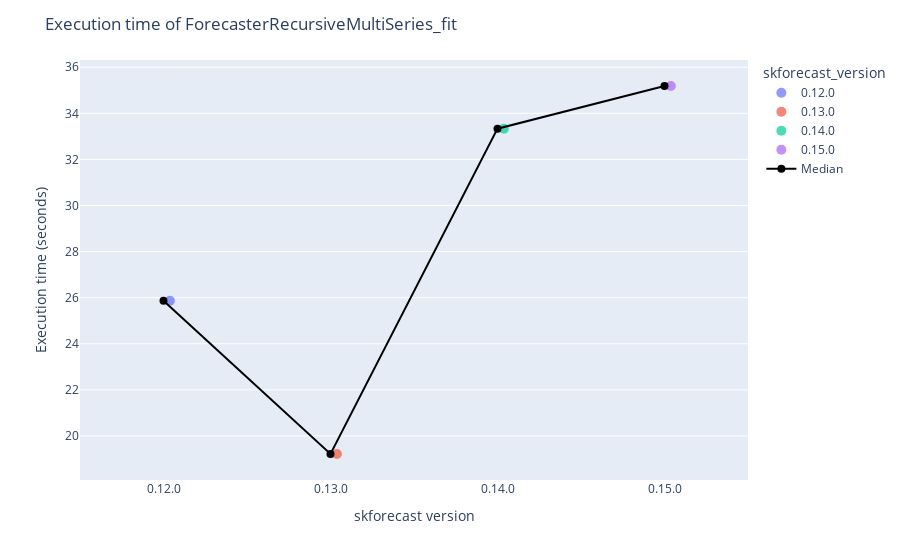
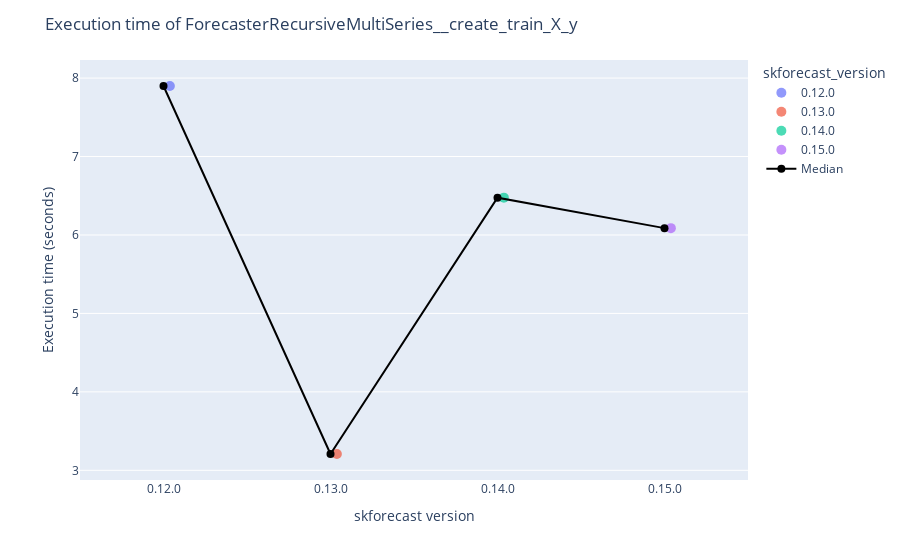
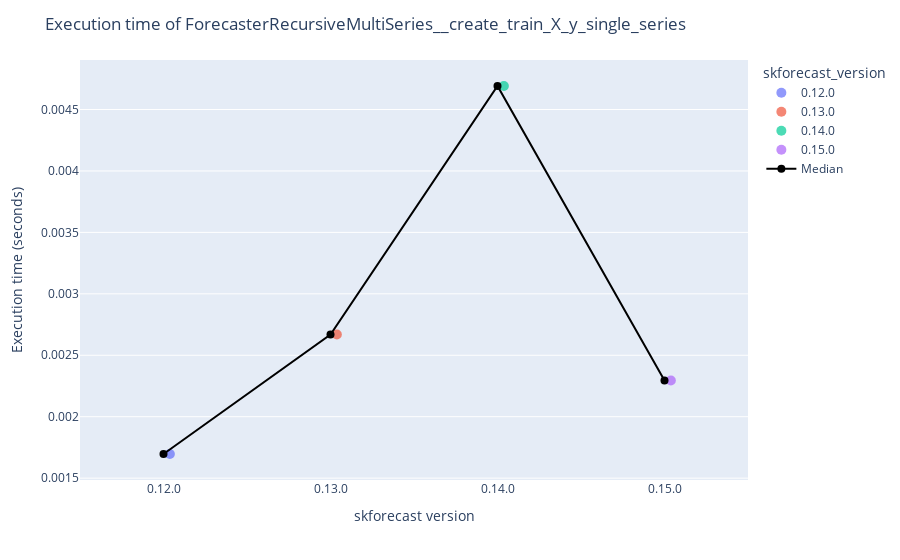
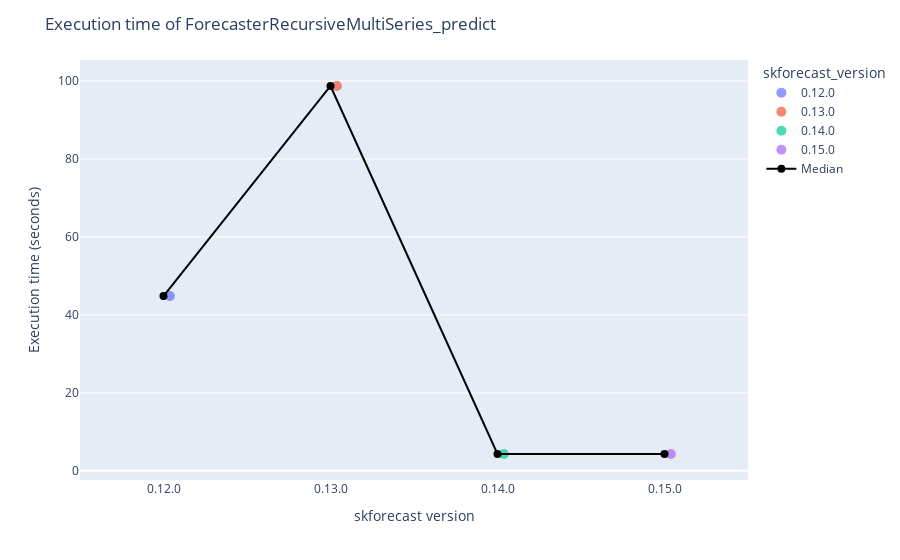

The cell these charts' notebook holds for them, in order:
### Code cell
# Plot results
# ==============================================================================
all_results = [
    results_fit,
    results_create_train_X_y,
    results_create_train_X_y_single_series,
    results_predict
]

for df in all_results:
    function_name = df['function_name'].values[0]
    plot_benchmark_results(df, function_name)

### Figure 1 — Plotly figure (JSON) as saved in the notebook; plotly's stock layout.template omitted (floating-point values rounded to 4 significant figures)
{"data": [{"alignmentgroup": "True", "boxpoints": "all", "customdata": [["ForecasterAutoregMultiSeries", "ForecasterRecursiveMultiSeries_fit", "9116025f6245102cf34def186c7b92d4", 2.865, "2025-04-22T10:26:44.758159", "3.12.9", "1.26.4", "2.2.3", "1.4.2", "4.6.0", "Linux-6.11.0-21-generic-x86_64-with-glibc2.39", "x86_64", 8, 8.2]], "fillcolor": "rgba(255,255,255,0)", "hoveron": "points", "hovertemplate": "skforecast_version=%{x}<br>run_time_avg=%{y}<br>forecaster_name=%{customdata[0]}<br>function_name=%{customdata[1]}<br>function_hash=%{customdata[2]}<br>run_time_std_dev=%{customdata[3]}<br>datetime=%{customdata[4]}<br>python_version=%{customdata[5]}<br>numpy_version=%{customdata[6]}<br>pandas_version=%{customdata[7]}<br>sklearn_version=%{customdata[8]}<br>lightgbm_version=%{customdata[9]}<br>platform=%{customdata[10]}<br>processor=%{customdata[11]}<br>cpu_count=%{customdata[12]}<br>memory_gb=%{customdata[13]}<extra></extra>", "jitter": true, "legendgroup": "0.12.0", "line": {"color": "rgba(255,255,255,0)"}, "marker": {"color": "#636efa", "opacity": 0.7, "size": 10}, "name": "0.12.0", "offsetgroup": "0.12.0", "orientation": "v", "pointpos": 0, "showlegend": true, "type": "box", "x": ["0.12.0"], "x0": " ", "xaxis": "x", "y": [25.87], "y0": " ", "yaxis": "y"}, {"alignmentgroup": "True", "boxpoints": "all", "customdata": [["ForecasterAutoregMultiSeries", "ForecasterRecursiveMultiSeries_fit", "9116025f6245102cf34def186c7b92d4", 1.323, "2025-04-22T10:35:07.479424", "3.12.9", "1.26.4", "2.2.3", "1.4.2", "4.6.0", "Linux-6.11.0-21-generic-x86_64-with-glibc2.39", "x86_64", 8, 8.2]], "fillcolor": "rgba(255,255,255,0)", "hoveron": "points", "hovertemplate": "skforecast_version=%{x}<br>run_time_avg=%{y}<br>forecaster_name=%{customdata[0]}<br>function_name=%{customdata[1]}<br>function_hash=%{customdata[2]}<br>run_time_std_dev=%{customdata[3]}<br>datetime=%{customdata[4]}<br>python_version=%{customdata[5]}<br>numpy_version=%{customdata[6]}<br>pandas_version=%{customdata[7]}<br>sklearn_version=%{customdata[8]}<br>lightgbm_version=%{customdata[9]}<br>platform=%{customdata[10]}<br>processor=%{customdata[11]}<br>cpu_count=%{customdata[12]}<br>memory_gb=%{customdata[13]}<extra></extra>", "jitter": true, "legendgroup": "0.13.0", "line": {"color": "rgba(255,255,255,0)"}, "marker": {"color": "#EF553B", "opacity": 0.7, "size": 10}, "name": "0.13.0", "offsetgroup": "0.13.0", "orientation": "v", "pointpos": 0, "showlegend": true, "type": "box", "x": ["0.13.0"], "x0": " ", "xaxis": "x", "y": [19.22], "y0": " ", "yaxis": "y"}, {"alignmentgroup": "True", "boxpoints": "all", "customdata": [["ForecasterRecursiveMultiSeries", "ForecasterRecursiveMultiSeries_fit", "9116025f6245102cf34def186c7b92d4", 0.3531, "2025-04-22T10:47:27.132210", "3.12.9", "1.26.4", "2.2.3", "1.4.2", "4.6.0", "Linux-6.11.0-21-generic-x86_64-with-glibc2.39", "x86_64", 8, 8.2]], "fillcolor": "rgba(255,255,255,0)", "hoveron": "points", "hovertemplate": "skforecast_version=%{x}<br>run_time_avg=%{y}<br>forecaster_name=%{customdata[0]}<br>function_name=%{customdata[1]}<br>function_hash=%{customdata[2]}<br>run_time_std_dev=%{customdata[3]}<br>datetime=%{customdata[4]}<br>python_version=%{customdata[5]}<br>numpy_version=%{customdata[6]}<br>pandas_version=%{customdata[7]}<br>sklearn_version=%{customdata[8]}<br>lightgbm_version=%{customdata[9]}<br>platform=%{customdata[10]}<br>processor=%{customdata[11]}<br>cpu_count=%{customdata[12]}<br>memory_gb=%{customdata[13]}<extra></extra>", "jitter": true, "legendgroup": "0.14.0", "line": {"color": "rgba(255,255,255,0)"}, "marker": {"color": "#00cc96", "opacity": 0.7, "size": 10}, "name": "0.14.0", "offsetgroup": "0.14.0", "orientation": "v", "pointpos": 0, "showlegend": true, "type": "box", "x": ["0.14.0"], "x0": " ", "xaxis": "x", "y": [33.33], "y0": " ", "yaxis": "y"}, {"alignmentgroup": "True", "boxpoints": "all", "customdata": [["ForecasterRecursiveMultiSeries", "ForecasterRecursiveMultiSeries_fit", "9116025f6245102cf34def186c7b92d4", 2.375, "2025-04-22T11:02:21.542317", "3.12.9", "1.26.4", "2.2.3", "1.4.2", "4.6.0", "Linux-6.11.0-21-generic-x86_64-with-glibc2.39", "x86_64", 8, 8.2]], "fillcolor": "rgba(255,255,255,0)", "hoveron": "points", "hovertemplate": "skforecast_version=%{x}<br>run_time_avg=%{y}<br>forecaster_name=%{customdata[0]}<br>function_name=%{customdata[1]}<br>function_hash=%{customdata[2]}<br>run_time_std_dev=%{customdata[3]}<br>datetime=%{customdata[4]}<br>python_version=%{customdata[5]}<br>numpy_version=%{customdata[6]}<br>pandas_version=%{customdata[7]}<br>sklearn_version=%{customdata[8]}<br>lightgbm_version=%{customdata[9]}<br>platform=%{customdata[10]}<br>processor=%{customdata[11]}<br>cpu_count=%{customdata[12]}<br>memory_gb=%{customdata[13]}<extra></extra>", "jitter": true, "legendgroup": "0.15.0", "line": {"color": "rgba(255,255,255,0)"}, "marker": {"color": "#ab63fa", "opacity": 0.7, "size": 10}, "name": "0.15.0", "offsetgroup": "0.15.0", "orientation": "v", "pointpos": 0, "showlegend": true, "type": "box", "x": ["0.15.0"], "x0": " ", "xaxis": "x", "y": [35.19], "y0": " ", "yaxis": "y"}, {"line": {"color": "black", "width": 2}, "marker": {"size": 8}, "mode": "lines+markers", "name": "Median", "showlegend": true, "type": "scatter", "x": ["0.12.0", "0.13.0", "0.14.0", "0.15.0"], "y": [25.87, 19.22, 33.33, 35.19]}], "layout": {"boxmode": "overlay", "legend": {"title": {"text": "skforecast_version"}, "tracegroupgap": 0}, "margin": {"t": 60}, "showlegend": true, "title": {"text": "Execution time of ForecasterRecursiveMultiSeries_fit"}, "xaxis": {"anchor": "y", "categoryarray": ["0.12.0", "0.13.0", "0.14.0", "0.15.0"], "categoryorder": "array", "domain": [0, 1], "title": {"text": "skforecast version"}}, "yaxis": {"anchor": "x", "domain": [0, 1], "title": {"text": "Execution time (seconds)"}}}}

### Figure 2 — Plotly figure (JSON) as saved in the notebook; plotly's stock layout.template omitted (floating-point values rounded to 4 significant figures)
{"data": [{"alignmentgroup": "True", "boxpoints": "all", "customdata": [["ForecasterAutoregMultiSeries", "ForecasterRecursiveMultiSeries__create_train_X_y", "4a8c36acbc091440dc5b56ca74b607b2", 0.5601, "2025-04-22T10:28:54.121233", "3.12.9", "1.26.4", "2.2.3", "1.4.2", "4.6.0", "Linux-6.11.0-21-generic-x86_64-with-glibc2.39", "x86_64", 8, 8.2]], "fillcolor": "rgba(255,255,255,0)", "hoveron": "points", "hovertemplate": "skforecast_version=%{x}<br>run_time_avg=%{y}<br>forecaster_name=%{customdata[0]}<br>function_name=%{customdata[1]}<br>function_hash=%{customdata[2]}<br>run_time_std_dev=%{customdata[3]}<br>datetime=%{customdata[4]}<br>python_version=%{customdata[5]}<br>numpy_version=%{customdata[6]}<br>pandas_version=%{customdata[7]}<br>sklearn_version=%{customdata[8]}<br>lightgbm_version=%{customdata[9]}<br>platform=%{customdata[10]}<br>processor=%{customdata[11]}<br>cpu_count=%{customdata[12]}<br>memory_gb=%{customdata[13]}<extra></extra>", "jitter": true, "legendgroup": "0.12.0", "line": {"color": "rgba(255,255,255,0)"}, "marker": {"color": "#636efa", "opacity": 0.7, "size": 10}, "name": "0.12.0", "offsetgroup": "0.12.0", "orientation": "v", "pointpos": 0, "showlegend": true, "type": "box", "x": ["0.12.0"], "x0": " ", "xaxis": "x", "y": [7.899], "y0": " ", "yaxis": "y"}, {"alignmentgroup": "True", "boxpoints": "all", "customdata": [["ForecasterAutoregMultiSeries", "ForecasterRecursiveMultiSeries__create_train_X_y", "4a8c36acbc091440dc5b56ca74b607b2", 0.1971, "2025-04-22T10:36:43.582534", "3.12.9", "1.26.4", "2.2.3", "1.4.2", "4.6.0", "Linux-6.11.0-21-generic-x86_64-with-glibc2.39", "x86_64", 8, 8.2]], "fillcolor": "rgba(255,255,255,0)", "hoveron": "points", "hovertemplate": "skforecast_version=%{x}<br>run_time_avg=%{y}<br>forecaster_name=%{customdata[0]}<br>function_name=%{customdata[1]}<br>function_hash=%{customdata[2]}<br>run_time_std_dev=%{customdata[3]}<br>datetime=%{customdata[4]}<br>python_version=%{customdata[5]}<br>numpy_version=%{customdata[6]}<br>pandas_version=%{customdata[7]}<br>sklearn_version=%{customdata[8]}<br>lightgbm_version=%{customdata[9]}<br>platform=%{customdata[10]}<br>processor=%{customdata[11]}<br>cpu_count=%{customdata[12]}<br>memory_gb=%{customdata[13]}<extra></extra>", "jitter": true, "legendgroup": "0.13.0", "line": {"color": "rgba(255,255,255,0)"}, "marker": {"color": "#EF553B", "opacity": 0.7, "size": 10}, "name": "0.13.0", "offsetgroup": "0.13.0", "orientation": "v", "pointpos": 0, "showlegend": true, "type": "box", "x": ["0.13.0"], "x0": " ", "xaxis": "x", "y": [3.208], "y0": " ", "yaxis": "y"}, {"alignmentgroup": "True", "boxpoints": "all", "customdata": [["ForecasterRecursiveMultiSeries", "ForecasterRecursiveMultiSeries__create_train_X_y", "4a8c36acbc091440dc5b56ca74b607b2", 0.217, "2025-04-22T10:50:13.865410", "3.12.9", "1.26.4", "2.2.3", "1.4.2", "4.6.0", "Linux-6.11.0-21-generic-x86_64-with-glibc2.39", "x86_64", 8, 8.2]], "fillcolor": "rgba(255,255,255,0)", "hoveron": "points", "hovertemplate": "skforecast_version=%{x}<br>run_time_avg=%{y}<br>forecaster_name=%{customdata[0]}<br>function_name=%{customdata[1]}<br>function_hash=%{customdata[2]}<br>run_time_std_dev=%{customdata[3]}<br>datetime=%{customdata[4]}<br>python_version=%{customdata[5]}<br>numpy_version=%{customdata[6]}<br>pandas_version=%{customdata[7]}<br>sklearn_version=%{customdata[8]}<br>lightgbm_version=%{customdata[9]}<br>platform=%{customdata[10]}<br>processor=%{customdata[11]}<br>cpu_count=%{customdata[12]}<br>memory_gb=%{customdata[13]}<extra></extra>", "jitter": true, "legendgroup": "0.14.0", "line": {"color": "rgba(255,255,255,0)"}, "marker": {"color": "#00cc96", "opacity": 0.7, "size": 10}, "name": "0.14.0", "offsetgroup": "0.14.0", "orientation": "v", "pointpos": 0, "showlegend": true, "type": "box", "x": ["0.14.0"], "x0": " ", "xaxis": "x", "y": [6.476], "y0": " ", "yaxis": "y"}, {"alignmentgroup": "True", "boxpoints": "all", "customdata": [["ForecasterRecursiveMultiSeries", "ForecasterRecursiveMultiSeries__create_train_X_y", "4a8c36acbc091440dc5b56ca74b607b2", 0.1054, "2025-04-22T11:05:17.548659", "3.12.9", "1.26.4", "2.2.3", "1.4.2", "4.6.0", "Linux-6.11.0-21-generic-x86_64-with-glibc2.39", "x86_64", 8, 8.2]], "fillcolor": "rgba(255,255,255,0)", "hoveron": "points", "hovertemplate": "skforecast_version=%{x}<br>run_time_avg=%{y}<br>forecaster_name=%{customdata[0]}<br>function_name=%{customdata[1]}<br>function_hash=%{customdata[2]}<br>run_time_std_dev=%{customdata[3]}<br>datetime=%{customdata[4]}<br>python_version=%{customdata[5]}<br>numpy_version=%{customdata[6]}<br>pandas_version=%{customdata[7]}<br>sklearn_version=%{customdata[8]}<br>lightgbm_version=%{customdata[9]}<br>platform=%{customdata[10]}<br>processor=%{customdata[11]}<br>cpu_count=%{customdata[12]}<br>memory_gb=%{customdata[13]}<extra></extra>", "jitter": true, "legendgroup": "0.15.0", "line": {"color": "rgba(255,255,255,0)"}, "marker": {"color": "#ab63fa", "opacity": 0.7, "size": 10}, "name": "0.15.0", "offsetgroup": "0.15.0", "orientation": "v", "pointpos": 0, "showlegend": true, "type": "box", "x": ["0.15.0"], "x0": " ", "xaxis": "x", "y": [6.087], "y0": " ", "yaxis": "y"}, {"line": {"color": "black", "width": 2}, "marker": {"size": 8}, "mode": "lines+markers", "name": "Median", "showlegend": true, "type": "scatter", "x": ["0.12.0", "0.13.0", "0.14.0", "0.15.0"], "y": [7.899, 3.208, 6.476, 6.087]}], "layout": {"boxmode": "overlay", "legend": {"title": {"text": "skforecast_version"}, "tracegroupgap": 0}, "margin": {"t": 60}, "showlegend": true, "title": {"text": "Execution time of ForecasterRecursiveMultiSeries__create_train_X_y"}, "xaxis": {"anchor": "y", "categoryarray": ["0.12.0", "0.13.0", "0.14.0", "0.15.0"], "categoryorder": "array", "domain": [0, 1], "title": {"text": "skforecast version"}}, "yaxis": {"anchor": "x", "domain": [0, 1], "title": {"text": "Execution time (seconds)"}}}}

### Figure 3 — Plotly figure (JSON) as saved in the notebook; plotly's stock layout.template omitted (floating-point values rounded to 4 significant figures)
{"data": [{"alignmentgroup": "True", "boxpoints": "all", "customdata": [["ForecasterAutoregMultiSeries", "ForecasterRecursiveMultiSeries__create_train_X_y_single_series", "ea2ceb1c912245376ba4cea7595175be", 0.0002526, "2025-04-22T10:29:58.468421", "3.12.9", "1.26.4", "2.2.3", "1.4.2", "4.6.0", "Linux-6.11.0-21-generic-x86_64-with-glibc2.39", "x86_64", 8, 8.2]], "fillcolor": "rgba(255,255,255,0)", "hoveron": "points", "hovertemplate": "skforecast_version=%{x}<br>run_time_avg=%{y}<br>forecaster_name=%{customdata[0]}<br>function_name=%{customdata[1]}<br>function_hash=%{customdata[2]}<br>run_time_std_dev=%{customdata[3]}<br>datetime=%{customdata[4]}<br>python_version=%{customdata[5]}<br>numpy_version=%{customdata[6]}<br>pandas_version=%{customdata[7]}<br>sklearn_version=%{customdata[8]}<br>lightgbm_version=%{customdata[9]}<br>platform=%{customdata[10]}<br>processor=%{customdata[11]}<br>cpu_count=%{customdata[12]}<br>memory_gb=%{customdata[13]}<extra></extra>", "jitter": true, "legendgroup": "0.12.0", "line": {"color": "rgba(255,255,255,0)"}, "marker": {"color": "#636efa", "opacity": 0.7, "size": 10}, "name": "0.12.0", "offsetgroup": "0.12.0", "orientation": "v", "pointpos": 0, "showlegend": true, "type": "box", "x": ["0.12.0"], "x0": " ", "xaxis": "x", "y": [0.001697], "y0": " ", "yaxis": "y"}, {"alignmentgroup": "True", "boxpoints": "all", "customdata": [["ForecasterAutoregMultiSeries", "ForecasterRecursiveMultiSeries__create_train_X_y_single_series", "ea2ceb1c912245376ba4cea7595175be", 0.0005398, "2025-04-22T10:37:15.238493", "3.12.9", "1.26.4", "2.2.3", "1.4.2", "4.6.0", "Linux-6.11.0-21-generic-x86_64-with-glibc2.39", "x86_64", 8, 8.2]], "fillcolor": "rgba(255,255,255,0)", "hoveron": "points", "hovertemplate": "skforecast_version=%{x}<br>run_time_avg=%{y}<br>forecaster_name=%{customdata[0]}<br>function_name=%{customdata[1]}<br>function_hash=%{customdata[2]}<br>run_time_std_dev=%{customdata[3]}<br>datetime=%{customdata[4]}<br>python_version=%{customdata[5]}<br>numpy_version=%{customdata[6]}<br>pandas_version=%{customdata[7]}<br>sklearn_version=%{customdata[8]}<br>lightgbm_version=%{customdata[9]}<br>platform=%{customdata[10]}<br>processor=%{customdata[11]}<br>cpu_count=%{customdata[12]}<br>memory_gb=%{customdata[13]}<extra></extra>", "jitter": true, "legendgroup": "0.13.0", "line": {"color": "rgba(255,255,255,0)"}, "marker": {"color": "#EF553B", "opacity": 0.7, "size": 10}, "name": "0.13.0", "offsetgroup": "0.13.0", "orientation": "v", "pointpos": 0, "showlegend": true, "type": "box", "x": ["0.13.0"], "x0": " ", "xaxis": "x", "y": [0.002668], "y0": " ", "yaxis": "y"}, {"alignmentgroup": "True", "boxpoints": "all", "customdata": [["ForecasterRecursiveMultiSeries", "ForecasterRecursiveMultiSeries__create_train_X_y_single_series", "ea2ceb1c912245376ba4cea7595175be", 0.001672, "2025-04-22T10:51:19.558290", "3.12.9", "1.26.4", "2.2.3", "1.4.2", "4.6.0", "Linux-6.11.0-21-generic-x86_64-with-glibc2.39", "x86_64", 8, 8.2]], "fillcolor": "rgba(255,255,255,0)", "hoveron": "points", "hovertemplate": "skforecast_version=%{x}<br>run_time_avg=%{y}<br>forecaster_name=%{customdata[0]}<br>function_name=%{customdata[1]}<br>function_hash=%{customdata[2]}<br>run_time_std_dev=%{customdata[3]}<br>datetime=%{customdata[4]}<br>python_version=%{customdata[5]}<br>numpy_version=%{customdata[6]}<br>pandas_version=%{customdata[7]}<br>sklearn_version=%{customdata[8]}<br>lightgbm_version=%{customdata[9]}<br>platform=%{customdata[10]}<br>processor=%{customdata[11]}<br>cpu_count=%{customdata[12]}<br>memory_gb=%{customdata[13]}<extra></extra>", "jitter": true, "legendgroup": "0.14.0", "line": {"color": "rgba(255,255,255,0)"}, "marker": {"color": "#00cc96", "opacity": 0.7, "size": 10}, "name": "0.14.0", "offsetgroup": "0.14.0", "orientation": "v", "pointpos": 0, "showlegend": true, "type": "box", "x": ["0.14.0"], "x0": " ", "xaxis": "x", "y": [0.004691], "y0": " ", "yaxis": "y"}, {"alignmentgroup": "True", "boxpoints": "all", "customdata": [["ForecasterRecursiveMultiSeries", "ForecasterRecursiveMultiSeries__create_train_X_y_single_series", "ea2ceb1c912245376ba4cea7595175be", 0.0003105, "2025-04-22T11:06:22.141770", "3.12.9", "1.26.4", "2.2.3", "1.4.2", "4.6.0", "Linux-6.11.0-21-generic-x86_64-with-glibc2.39", "x86_64", 8, 8.2]], "fillcolor": "rgba(255,255,255,0)", "hoveron": "points", "hovertemplate": "skforecast_version=%{x}<br>run_time_avg=%{y}<br>forecaster_name=%{customdata[0]}<br>function_name=%{customdata[1]}<br>function_hash=%{customdata[2]}<br>run_time_std_dev=%{customdata[3]}<br>datetime=%{customdata[4]}<br>python_version=%{customdata[5]}<br>numpy_version=%{customdata[6]}<br>pandas_version=%{customdata[7]}<br>sklearn_version=%{customdata[8]}<br>lightgbm_version=%{customdata[9]}<br>platform=%{customdata[10]}<br>processor=%{customdata[11]}<br>cpu_count=%{customdata[12]}<br>memory_gb=%{customdata[13]}<extra></extra>", "jitter": true, "legendgroup": "0.15.0", "line": {"color": "rgba(255,255,255,0)"}, "marker": {"color": "#ab63fa", "opacity": 0.7, "size": 10}, "name": "0.15.0", "offsetgroup": "0.15.0", "orientation": "v", "pointpos": 0, "showlegend": true, "type": "box", "x": ["0.15.0"], "x0": " ", "xaxis": "x", "y": [0.002294], "y0": " ", "yaxis": "y"}, {"line": {"color": "black", "width": 2}, "marker": {"size": 8}, "mode": "lines+markers", "name": "Median", "showlegend": true, "type": "scatter", "x": ["0.12.0", "0.13.0", "0.14.0", "0.15.0"], "y": [0.001697, 0.002668, 0.004691, 0.002294]}], "layout": {"boxmode": "overlay", "legend": {"title": {"text": "skforecast_version"}, "tracegroupgap": 0}, "margin": {"t": 60}, "showlegend": true, "title": {"text": "Execution time of ForecasterRecursiveMultiSeries__create_train_X_y_single_series"}, "xaxis": {"anchor": "y", "categoryarray": ["0.12.0", "0.13.0", "0.14.0", "0.15.0"], "categoryorder": "array", "domain": [0, 1], "title": {"text": "skforecast version"}}, "yaxis": {"anchor": "x", "domain": [0, 1], "title": {"text": "Execution time (seconds)"}}}}

### Figure 4 — Plotly figure (JSON) as saved in the notebook; plotly's stock layout.template omitted (floating-point values rounded to 4 significant figures)
{"data": [{"alignmentgroup": "True", "boxpoints": "all", "customdata": [["ForecasterAutoregMultiSeries", "ForecasterRecursiveMultiSeries_predict", "f59b97fdb1f270ff43c67882602cec70", 2.564, "2025-04-22T10:29:58.479559", "3.12.9", "1.26.4", "2.2.3", "1.4.2", "4.6.0", "Linux-6.11.0-21-generic-x86_64-with-glibc2.39", "x86_64", 8, 8.2]], "fillcolor": "rgba(255,255,255,0)", "hoveron": "points", "hovertemplate": "skforecast_version=%{x}<br>run_time_avg=%{y}<br>forecaster_name=%{customdata[0]}<br>function_name=%{customdata[1]}<br>function_hash=%{customdata[2]}<br>run_time_std_dev=%{customdata[3]}<br>datetime=%{customdata[4]}<br>python_version=%{customdata[5]}<br>numpy_version=%{customdata[6]}<br>pandas_version=%{customdata[7]}<br>sklearn_version=%{customdata[8]}<br>lightgbm_version=%{customdata[9]}<br>platform=%{customdata[10]}<br>processor=%{customdata[11]}<br>cpu_count=%{customdata[12]}<br>memory_gb=%{customdata[13]}<extra></extra>", "jitter": true, "legendgroup": "0.12.0", "line": {"color": "rgba(255,255,255,0)"}, "marker": {"color": "#636efa", "opacity": 0.7, "size": 10}, "name": "0.12.0", "offsetgroup": "0.12.0", "orientation": "v", "pointpos": 0, "showlegend": true, "type": "box", "x": ["0.12.0"], "x0": " ", "xaxis": "x", "y": [44.83], "y0": " ", "yaxis": "y"}, {"alignmentgroup": "True", "boxpoints": "all", "customdata": [["ForecasterAutoregMultiSeries", "ForecasterRecursiveMultiSeries_predict", "f59b97fdb1f270ff43c67882602cec70", 27.38, "2025-04-22T10:37:15.257509", "3.12.9", "1.26.4", "2.2.3", "1.4.2", "4.6.0", "Linux-6.11.0-21-generic-x86_64-with-glibc2.39", "x86_64", 8, 8.2]], "fillcolor": "rgba(255,255,255,0)", "hoveron": "points", "hovertemplate": "skforecast_version=%{x}<br>run_time_avg=%{y}<br>forecaster_name=%{customdata[0]}<br>function_name=%{customdata[1]}<br>function_hash=%{customdata[2]}<br>run_time_std_dev=%{customdata[3]}<br>datetime=%{customdata[4]}<br>python_version=%{customdata[5]}<br>numpy_version=%{customdata[6]}<br>pandas_version=%{customdata[7]}<br>sklearn_version=%{customdata[8]}<br>lightgbm_version=%{customdata[9]}<br>platform=%{customdata[10]}<br>processor=%{customdata[11]}<br>cpu_count=%{customdata[12]}<br>memory_gb=%{customdata[13]}<extra></extra>", "jitter": true, "legendgroup": "0.13.0", "line": {"color": "rgba(255,255,255,0)"}, "marker": {"color": "#EF553B", "opacity": 0.7, "size": 10}, "name": "0.13.0", "offsetgroup": "0.13.0", "orientation": "v", "pointpos": 0, "showlegend": true, "type": "box", "x": ["0.13.0"], "x0": " ", "xaxis": "x", "y": [98.71], "y0": " ", "yaxis": "y"}, {"alignmentgroup": "True", "boxpoints": "all", "customdata": [["ForecasterRecursiveMultiSeries", "ForecasterRecursiveMultiSeries_predict", "f59b97fdb1f270ff43c67882602cec70", 0.3156, "2025-04-22T10:51:19.589190", "3.12.9", "1.26.4", "2.2.3", "1.4.2", "4.6.0", "Linux-6.11.0-21-generic-x86_64-with-glibc2.39", "x86_64", 8, 8.2]], "fillcolor": "rgba(255,255,255,0)", "hoveron": "points", "hovertemplate": "skforecast_version=%{x}<br>run_time_avg=%{y}<br>forecaster_name=%{customdata[0]}<br>function_name=%{customdata[1]}<br>function_hash=%{customdata[2]}<br>run_time_std_dev=%{customdata[3]}<br>datetime=%{customdata[4]}<br>python_version=%{customdata[5]}<br>numpy_version=%{customdata[6]}<br>pandas_version=%{customdata[7]}<br>sklearn_version=%{customdata[8]}<br>lightgbm_version=%{customdata[9]}<br>platform=%{customdata[10]}<br>processor=%{customdata[11]}<br>cpu_count=%{customdata[12]}<br>memory_gb=%{customdata[13]}<extra></extra>", "jitter": true, "legendgroup": "0.14.0", "line": {"color": "rgba(255,255,255,0)"}, "marker": {"color": "#00cc96", "opacity": 0.7, "size": 10}, "name": "0.14.0", "offsetgroup": "0.14.0", "orientation": "v", "pointpos": 0, "showlegend": true, "type": "box", "x": ["0.14.0"], "x0": " ", "xaxis": "x", "y": [4.334], "y0": " ", "yaxis": "y"}, {"alignmentgroup": "True", "boxpoints": "all", "customdata": [["ForecasterRecursiveMultiSeries", "ForecasterRecursiveMultiSeries_predict", "f59b97fdb1f270ff43c67882602cec70", 0.9436, "2025-04-22T11:06:22.161343", "3.12.9", "1.26.4", "2.2.3", "1.4.2", "4.6.0", "Linux-6.11.0-21-generic-x86_64-with-glibc2.39", "x86_64", 8, 8.2]], "fillcolor": "rgba(255,255,255,0)", "hoveron": "points", "hovertemplate": "skforecast_version=%{x}<br>run_time_avg=%{y}<br>forecaster_name=%{customdata[0]}<br>function_name=%{customdata[1]}<br>function_hash=%{customdata[2]}<br>run_time_std_dev=%{customdata[3]}<br>datetime=%{customdata[4]}<br>python_version=%{customdata[5]}<br>numpy_version=%{customdata[6]}<br>pandas_version=%{customdata[7]}<br>sklearn_version=%{customdata[8]}<br>lightgbm_version=%{customdata[9]}<br>platform=%{customdata[10]}<br>processor=%{customdata[11]}<br>cpu_count=%{customdata[12]}<br>memory_gb=%{customdata[13]}<extra></extra>", "jitter": true, "legendgroup": "0.15.0", "line": {"color": "rgba(255,255,255,0)"}, "marker": {"color": "#ab63fa", "opacity": 0.7, "size": 10}, "name": "0.15.0", "offsetgroup": "0.15.0", "orientation": "v", "pointpos": 0, "showlegend": true, "type": "box", "x": ["0.15.0"], "x0": " ", "xaxis": "x", "y": [4.328], "y0": " ", "yaxis": "y"}, {"line": {"color": "black", "width": 2}, "marker": {"size": 8}, "mode": "lines+markers", "name": "Median", "showlegend": true, "type": "scatter", "x": ["0.12.0", "0.13.0", "0.14.0", "0.15.0"], "y": [44.83, 98.71, 4.334, 4.328]}], "layout": {"boxmode": "overlay", "legend": {"title": {"text": "skforecast_version"}, "tracegroupgap": 0}, "margin": {"t": 60}, "showlegend": true, "title": {"text": "Execution time of ForecasterRecursiveMultiSeries_predict"}, "xaxis": {"anchor": "y", "categoryarray": ["0.12.0", "0.13.0", "0.14.0", "0.15.0"], "categoryorder": "array", "domain": [0, 1], "title": {"text": "skforecast version"}}, "yaxis": {"anchor": "x", "domain": [0, 1], "title": {"text": "Execution time (seconds)"}}}}
